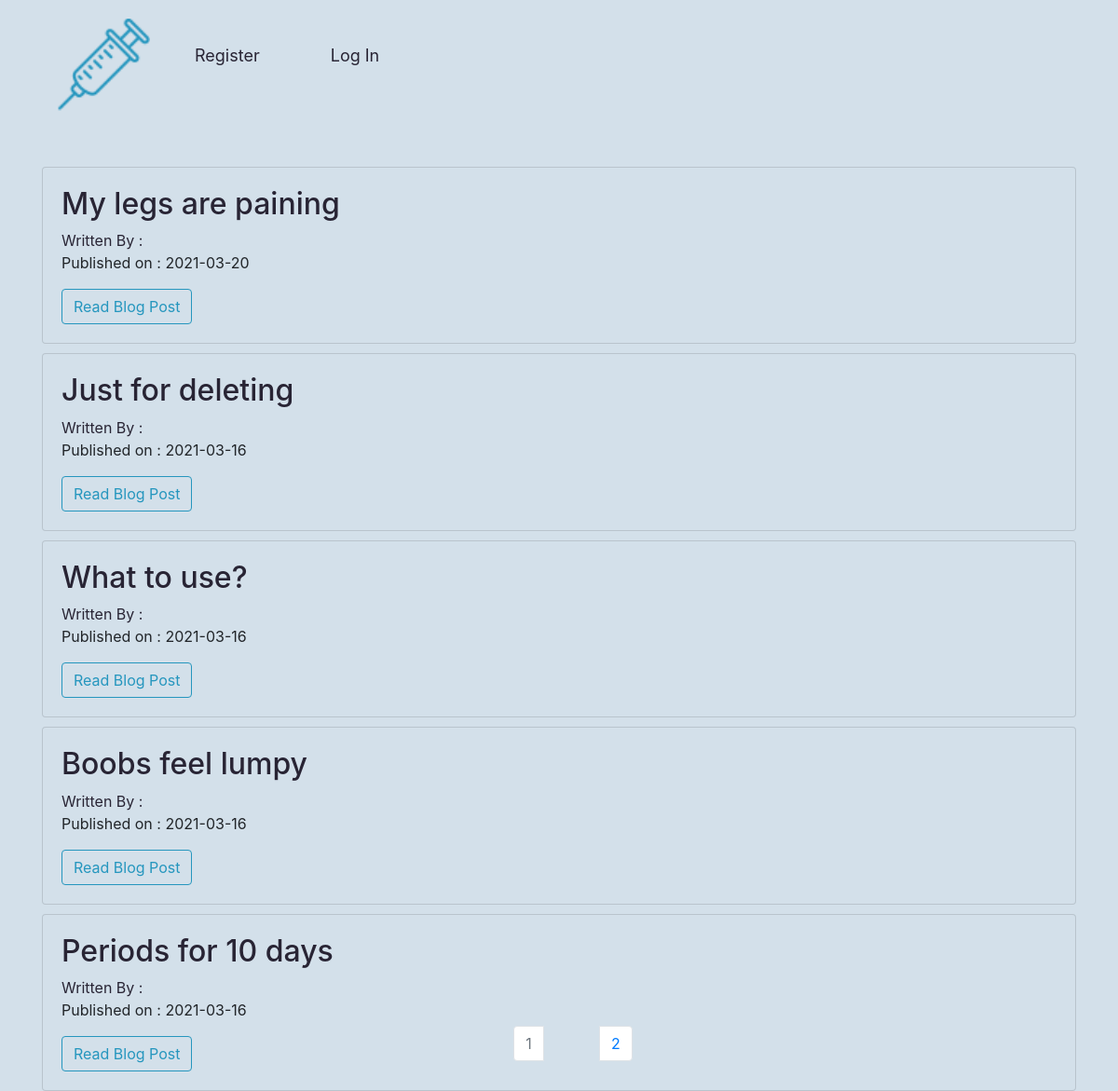
The page /feed on the database as committed earlier.
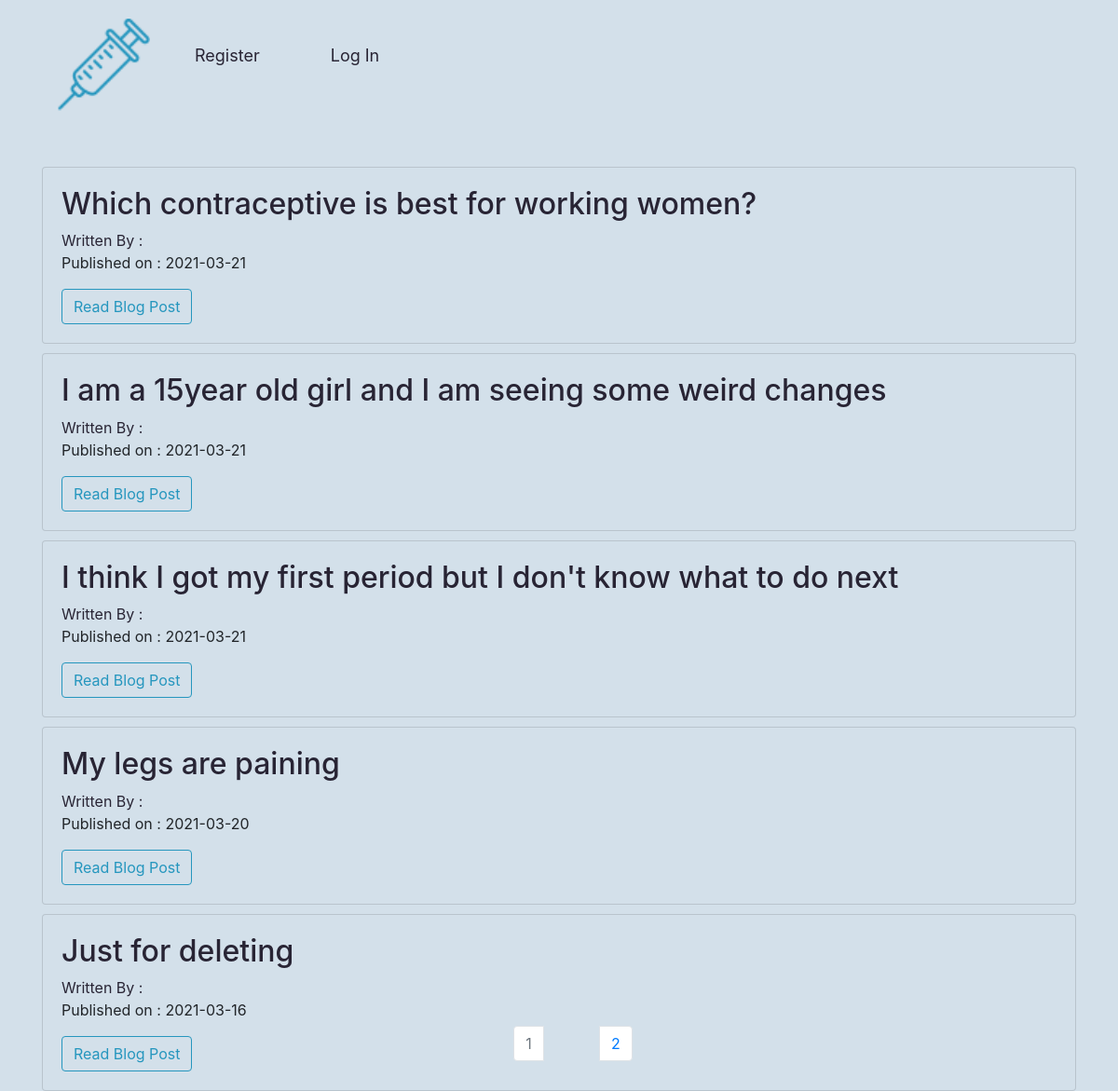
The same page on the database as committed later.
### Blog/models.py (models this page shows, shortened)
class BlogPost(db.Model):
	users = db.relationship(User)
	id = db.Column(db.Integer,primary_key = True)
	user_id = db.Column(db.Integer,db.ForeignKey('users.id'),nullable = False)
	date = db.Column(db.DateTime,nullable = False,default = datetime.utcnow)
	title = db.Column(db.String(140),nullable = False)
	text = db.Column(db.Text,nullable = False)

### Blog/core/views.py (the view)
@core.route('/feed')
def feed():
	page = request.args.get('page',1,type=int)
	blog_posts = BlogPost.query.order_by(BlogPost.date.desc()).paginate(page = page,per_page = 5)
	print(f"BLOG POST ARE --------------------------------------- {blog_posts}")
	return render_template('feed.html',blog_posts = blog_posts)

### Blog/templates/feed.html (shortened to what this page needs)
{% extends 'base.html' %}
{% block content %}
<div class="container forum">
	{% for post in blog_posts.items %}
	<div class="card">
		<div class="card-body">
			<h2><a href="{{url_for('blog_posts.blog_post',blog_post_id = post.id)}}"
					class="card-title ">{{post.title}}</a></h2>
			<a href="{{url_for('users.user_posts',username = post.username)}}">Written By :
				{{post.username}}</a>
			<p>Published on : {{post.date.strftime('%Y-%m-%d')}}</p>
			<a href="{{url_for('blog_posts.blog_post',blog_post_id = post.id)}}" class='btn btn-primary'>Read Blog
				Post</a>
		</div>
	</div>
	{% endfor %}
</div>
<nav aria-label="Page navigation example">
	<ul class="pagination justify-content-center">
		{% for page_num in blog_posts.iter_pages(left_edge=1, right_edge=1, left_current=1, right_current=2) %}
		{% if blog_posts.page == page_num %}
		<li class="page-item disabled">
			<a class="page-link" href="{{ url_for('core.index', page=page_num) }}">{{ page_num }}</a>
		</li>
		{% else %}
		<li class="page-item"><a class="page-link" href="{{ url_for('core.index', page=page_num) }}">{{ page_num }}</a>
		</li>
		{% endif %}
		{% endfor %}
</nav>
{% endblock %}

### Blog/templates/base.html (shortened to what this page needs)
<!DOCTYPE html>
<html lang="en">
{% block head %}
<head>
	<link rel="stylesheet" href="https://maxcdn.bootstrapcdn.com/bootstrap/4.0.0/css/bootstrap.min.css"
>
	<link rel="stylesheet" href="{{url_for('static',filename = 'styles.css')}}">
</head>
{% endblock %}
<body>
	<main>
		{% block navbar %}
		<nav class="navbar navbar-expand-lg navbar-light ">
			<div class="container-fluid">
				<a href="{{url_for('core.index')}}"><img class='navbar-brand' src="/static/syringe_logo.png" alt=""
						height="40"></a>
				<div class="collapse navbar-collapse" id="navbarNav">
					<ul class="navbar-nav">
						{% if current_user.is_authenticated %}
						<li class="nav-link"><a href="{{url_for('core.feed')}}">Forum</a></li>
						<li class="nav-link"><a href="{{url_for('health.health_page')}}">Health</a></li>
						<li class="nav-link"><a href="{{url_for('blog_posts.create_post')}}">Create Posts</a></li>
						<li class="nav-link"><a href="{{url_for('users.account')}}">Account</a></li>
						<li class="nav-link"><a href="{{url_for('users.logout')}}">Log Out</a></li>
						{% else %}
						<li class="nav-link"><a href="{{url_for('users.register')}}">Register</a></li>
						<li class="nav-link"><a href="{{url_for('users.login')}}">Log In</a></li>
						{% endif %}
					</ul>
				</div>
			</div>
		</nav>
		{% endblock %}
		{% block content %}
		{% endblock %}
	</main>
</body>
</html>

### Blog/static/styles.css (style rules this page uses)
* { margin: 0; padding: 0; box-sizing: border-box; }
main { height: 100vh; width: 100vw; background-color: #d3e0ea; overflow-y: hidden; overflow-x: hidden; }
.navbar-brand { position: relative; top : 20px; }
.container-fluid { display: flex; height: 100%; width: 100%; display: flex; align-items: center; overflow-x: hidden; overflow-y: hidden; }
.forum { position: relative; top: 80px; }
.card { background-color: #d3e0ea; margin: 10px 0px; }
.btn { background-color: #d3e0ea; color: #2596be; border: 1px solid #2596be; }
a { text-decoration: none; color: #282434; }
nav { margin: 0px 0px 0px 30px; }
.navbar-nav { margin: 30px 0px 0px 110px; font-size: 18px; }
li { margin: 0 30px; transition-duration: 0.5s; }
.navbar-brand { padding: 0; height: 100px; position: absolute; margin: 0 30px 0 0; }

### Blog/templates/feed.html (style rules this page uses)
main { overflow-y: scroll; }

Rows that differ between the two databases and show on the page:
no longer on this page (row unchanged): BlogPost: title "What to use?", date "2021-03-16"
no longer on this page (row unchanged): BlogPost: title "Boobs feel lumpy", date "2021-03-16"
no longer on this page (row unchanged): BlogPost: title "Periods for 10 days", date "2021-03-16"
added BlogPost: title "Which contraceptive is best for working women?", date "2021-03-21"
added BlogPost: title "I am a 15year old girl and I am seeing some weird changes", date "2021-03-21"
added BlogPost: title "I think I got my first period but I don't know what to do next", date "2021-03-21"
